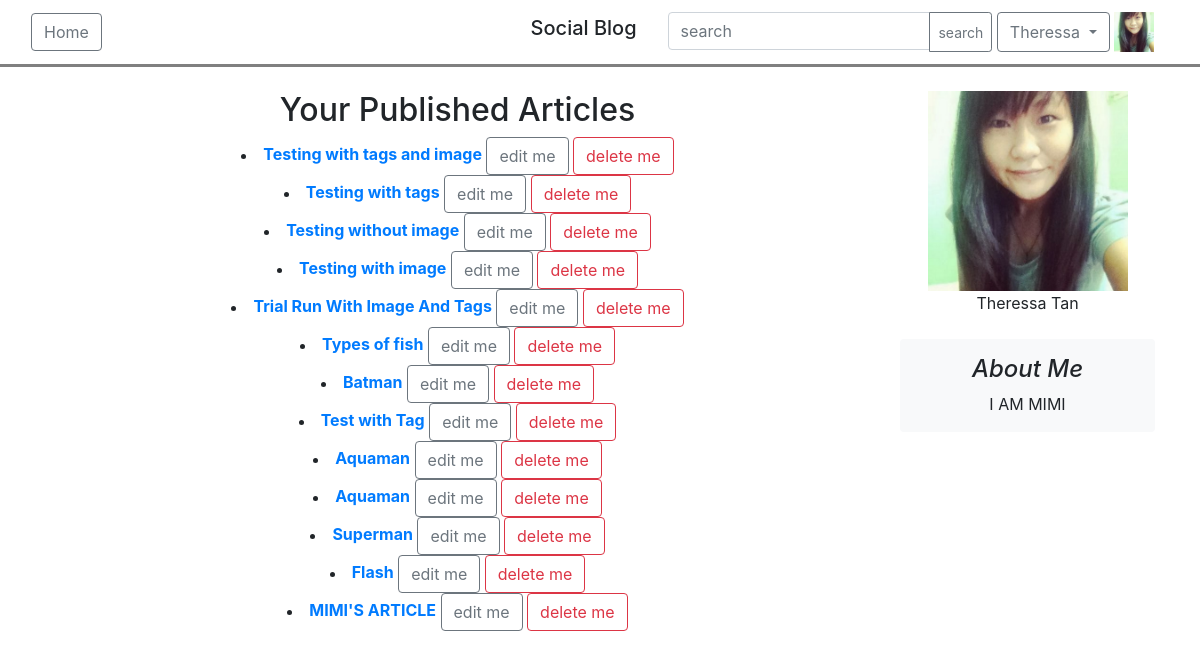
/article/15 (signed in), run on the app's committed database.
### users/models.py (models this page shows, shortened)
class User(AbstractBaseUser, PermissionsMixin):
    email = models.EmailField(('email address'), unique=True)
    firstname = models.CharField(('first name'), max_length=30, blank=True)
    lastname = models.CharField(('last name'), max_length=30, blank=True)
    about_me = models.TextField(('about me'), blank=True)
    date_joined = models.DateTimeField(('date joined'), auto_now_add=True)
    is_active = models.BooleanField(('active'), default=True)
    is_staff = models.BooleanField(('staff'), default=False)
    is_superuser = models.BooleanField(('superuser'), default=False)
    avatar = models.ImageField(upload_to='avatars/', null=True, blank=True, default='avatars/default.png')
    objects = UserManager()
    USERNAME_FIELD = 'email'
    REQUIRED_FIELDS = []
    class Meta:
        verbose_name = ('user')
        verbose_name_plural = ('users')
    def get_full_name(self):
        full_name = '%s %s' % (self.firstname, self.lastname)
        return full_name.strip()

### blog/models.py (models this page shows, shortened)
class Article(models.Model):
    title =  models.CharField(max_length = 200)
    description = models.TextField(null=True, blank=True)
    owner = models.ForeignKey(settings.AUTH_USER_MODEL, on_delete=models.CASCADE)
    date_published = models.DateTimeField(auto_now_add = True)
    date_modified = models.DateTimeField(auto_now = True)
    article_image = models.ImageField(upload_to='articleImage/', null=True, blank=True)
    is_featured = models.BooleanField(default=False)
    tags = TaggableManager(blank=True)

### blog/views.py (the view)
# urls.py: path('article/<int:user_id>', views.user_articles, name = "userarticle"),
def user_articles(request, user_id):
    user = User.objects.get(pk=user_id)
    form = Article.objects.filter(owner=user_id).order_by('-date_published')
    if request.user.is_authenticated:
        follow = UserFollowing.objects.filter(following=user, owner=request.user)
        return render(request, 'blog/userarticles.html', {'form': form, 'user':user, 'follow':follow})
    else:
        return render(request, 'blog/userarticles.html', {'form': form, 'user':user})

### templates/blog/userarticles.html (shortened to what this page needs)
{% extends 'base.html' %}
{% load widget_tweaks %}
{% load static %}
{% block switch %}
    {% if request.user.is_authenticated %}
    <div class="input-group ">
        <input type="text" class="form-control" placeholder="search" aria-label="search" >
        <div class="input-group-append">
            <button class="btn btn-outline-secondary btn-sm" type="button">search</button>
        </div>
    </div>
    <div class="btn-group">
        <button type="button" class="btn btn-outline-secondary dropdown-toggle" data-toggle="dropdown" aria-haspopup="true" aria-expanded="false">
            {% if request.user.firstname %}
                {{ request.user.firstname }}
            {% else %}
                {{ request.user.email }}
            {% endif %}
        </button>
    </div>
        <img src="{{ request.user.avatar.url }}" width="40" height="40"></img>
    {% else %}
        <a href="{% url 'users:login' %}" class="btn btn-outline-secondary"> Login </a>
    {% endif %}
{% endblock%}
{% block content %}
    <div class="container-fluid">
        <div>
            <div class="container">
                <div class="row">
                    <div class="col-md-9">
                    <div align="center">
                        {% if request.user.id != user.id %}
                            {% if user.firstname %}
                            <h2> {{user.get_full_name}}'s Articles </h2>
                            {% else %}
                                {{user.email}}'s Articles
                            {% endif %}
                        {% else %}
                            <h2>Your Published Articles</h2>
                        {% endif %}
                    </div>
                        {% if form %}
                            <div align="center">
                                {% for article in form %}
                                    <li>
                                        <a href="{% url 'blog:articledetails' article.id%}" ><b>{{article.title}}</b></a>
                                        {% if request.user.id == article.owner.id %}
                                            <a href="{% url 'blog:editarticle' article.id%}" class="btn btn-outline-secondary"> edit me </a>
                                            <button class="btn btn-outline-danger" type="button" data-toggle="modal" data-target="#deleteModal">delete me</button>
                                        {% endif %}
                                    </li>
                                {% endfor %}
                            </div>
                        {% endif %}
                    </div>
                    <div class="col-md-3">
                    <div align="center">
                        <img src="{{user.avatar.url}}" width="200px" height="200px">
                        <br/>
                        {% if user.firstname %}
                            {{user.get_full_name}}
                        {% else %}
                            {{user.email}}
                        {% endif %}
                        <br/>
                        <br/>
                        <div class="p-3 mb-3 bg-light rounded">
                            <h4 class="font-italic">About Me</h4>
                            <p class="mb-0">{{user.about_me}}</p>
                        </div>
                    </div>
                    </div>
                </div>
            </div>
        </div>
    </div>
{% endblock %}

### data on the page
User: user.firstname "Theressa", user.avatar (picture), avatar (picture), get_full_name "Theressa Tan", about_me "I AM MIMI"
Article: title "Testing with tags and image", shows "edit me"
Article: title "Testing with tags", shows "edit me"
Article: title "Testing without image", shows "edit me"
Article: title "Testing with image", shows "edit me"
Article: title "Trial Run With Image And Tags", shows "edit me"
Article: title "Types of fish", shows "edit me"
Article: title "Batman", shows "edit me"
Article: title "Test with Tag", shows "edit me"
Article: title "Aquaman", shows "edit me"
Article: title "Aquaman", shows "edit me"
Article: title "Superman", shows "edit me"
Article: title "Flash", shows "edit me"
Article: title "MIMI'S ARTICLE", shows "edit me"
